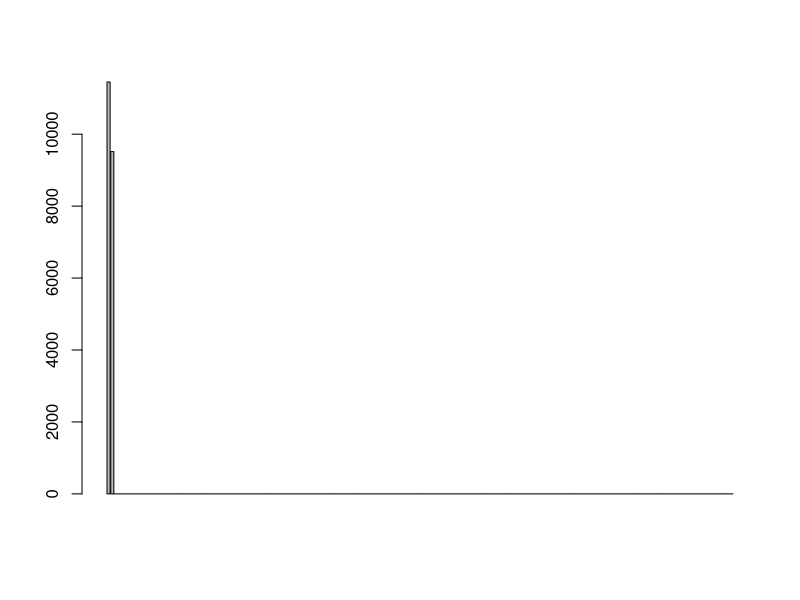
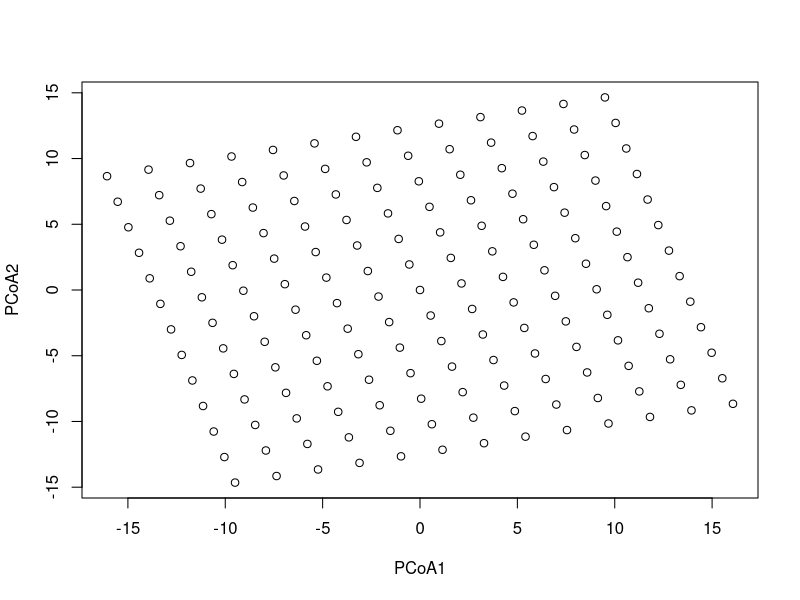
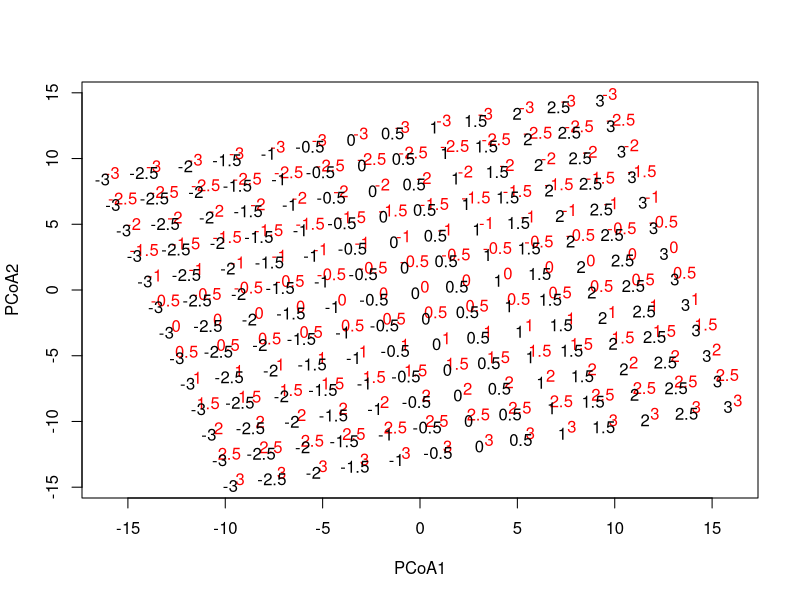

The R source for these figures, in order:

rm(list = ls())

# draw species' parameters
intercepts <- rnorm(20, mean = 20)
env1 <- rnorm(20)
env2 <- rnorm(20)

# create environment
env <- expand.grid(env1=seq(-3,3,.5), env2=seq(-3,3,.5))
biomass <- matrix(ncol = 20, nrow = nrow(env))
for (i in seq_len(nrow(biomass))) {
  biomass[i,] <- intercepts + env1*env[i,1] + env2*env[i,2]
}

# PCoA
library(vegan)
dist <- dist(biomass)
pcoa <- cmdscale(dist, eig = TRUE)
barplot(pcoa$eig)

# plot
plot(pcoa$points[,1:2], xlab = "PCoA1", ylab = "PCoA2")
plot(pcoa$points[,1:2], type = "n", xlab = "PCoA1", ylab = "PCoA2")
text(pcoa$points[,1:2]+.25, labels = env[,1], col = "red")
text(pcoa$points[,1:2]-.25, labels=env[,2], col="black")

